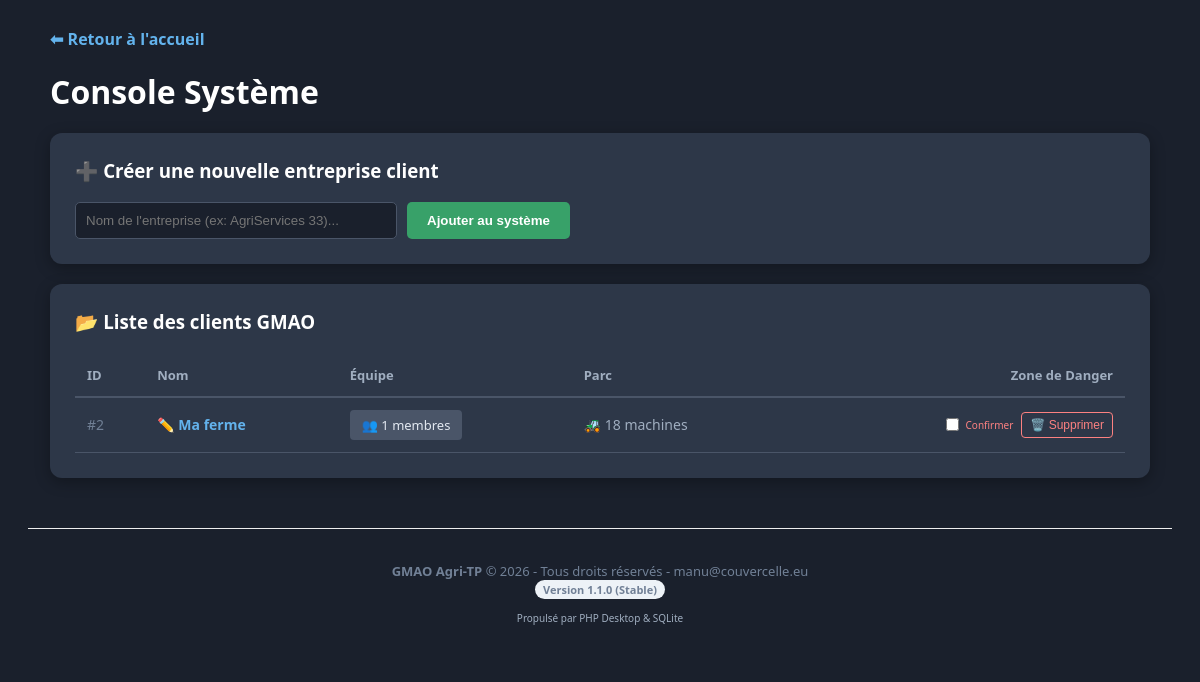
The app's page /super_admin.php (signed in) with its own data.
### tables this page shows
CREATE TABLE entreprises (
        id INTEGER PRIMARY KEY AUTOINCREMENT,
        nom TEXT NOT NULL,
        adresse TEXT DEFAULT NULL,
        date_creation DATETIME DEFAULT CURRENT_TIMESTAMP
    );

### super_admin.php (the view, shortened to what this page needs)
<?php
require_once 'db.php';
$query = "SELECT e.id, e.nom,
          (SELECT COUNT(*) FROM materiels WHERE entreprise_id = e.id) as nb_materiels,
          (SELECT COUNT(*) FROM utilisateurs WHERE entreprise_id = e.id) as nb_users
          FROM entreprises e ORDER BY e.nom ASC";
$entreprises = $pdo->query($query)->fetchAll();
?>
<!DOCTYPE html>
<html lang="fr">
<head>
</head>
<body>
<div class="container">
    <a href="index.php" style="color: #63b3ed; text-decoration: none; font-weight: bold;">⬅ Retour à l'accueil</a>
    <h1 style="margin: 20px 0;">Console Système</h1>
    <div class="card">
        <h3 style="margin-top:0;">➕ Créer une nouvelle entreprise client</h3>
        <form method="POST" style="display: flex; gap: 10px;">
            <input type="text" name="nouveau_nom" placeholder="Nom de l'entreprise (ex: AgriServices 33)..." required>
            <button type="submit" name="creer_entreprise" class="btn-creer">Ajouter au système</button>
        </form>
    </div>
    <div class="card">
        <h3 style="margin-top:0;">📂 Liste des clients GMAO</h3>
        <table>
            <thead>
                <tr>
                    <th>ID</th>
                    <th>Nom</th>
                    <th>Équipe</th>
                    <th>Parc</th>
                    <th style="text-align:right;">Zone de Danger</th>
                </tr>
            </thead>
            <tbody>
                <?php foreach($entreprises as $ent): ?>
                <tr>
                    <td style="color: #718096;">#<?= $ent['id'] ?></td>
                    <td>
                        <a href="modifier_entreprise.php?id=<?= $ent['id'] ?>" class="link-edit">
                            ✏️ <?= htmlspecialchars($ent['nom']) ?>
                        </a>
                    </td>
                    <td>
                        <a href="voir_membres.php?id_ent=<?= $ent['id'] ?>" class="btn-membres">
                            👥 <?= $ent['nb_users'] ?> membres
                        </a>
                    </td>
                    <td style="color: #a0aec0;">🚜 <?= $ent['nb_materiels'] ?> machines</td>
                    <td style="text-align:right;">
                        <form method="GET" class="suppr-box" style="justify-content: flex-end;">
                            <label style="font-size: 10px; color: #fc8181; display: flex; align-items: center; gap: 4px; cursor: pointer;">
                                <input type="checkbox" name="confirmer_suppr_ent" required> Confirmer
                            </label>
                            <button type="submit" class="btn-danger">🗑️ Supprimer</button>
                        </form>
                    </td>
                </tr>
                <?php endforeach; ?>
            </tbody>
        </table>
    </div>
</div>
<?php include 'footer.php'; ?>
</body>
</html>

### super_admin.php (style rules this page uses)
body { font-family: 'Segoe UI', sans-serif; background: #1a202c; color: white; padding: 20px; }
.container { max-width: 1100px; margin: auto; }
.card { background: #2d3748; border-radius: 12px; padding: 25px; box-shadow: 0 4px 15px rgba(0,0,0,0.3); margin-bottom: 20px; }
table { width: 100%; border-collapse: collapse; margin-top: 20px; }
th { text-align: left; color: #a0aec0; padding: 12px; border-bottom: 2px solid #4a5568; font-size: 13px; }
td { padding: 12px; border-bottom: 1px solid #4a5568; font-size: 14px; }
.btn-creer { background: #38a169; color: white; border: none; padding: 10px 20px; border-radius: 5px; cursor: pointer; font-weight: bold; }
input[type="text"] { background: #1a202c; border: 1px solid #4a5568; color: white; padding: 10px; border-radius: 5px; width: 300px; }
.link-edit { color: #63b3ed; text-decoration: none; font-weight: bold; }
.btn-membres { background: #4a5568; color: #e2e8f0; text-decoration: none; padding: 6px 12px; border-radius: 4px; font-size: 13px; display: inline-block; }
.suppr-box { display: flex; align-items: center; gap: 8px; }
.btn-danger { background: none; border: 1px solid #fc8181; color: #fc8181; padding: 5px 8px; border-radius: 4px; font-size: 12px; cursor: pointer; }

### records on screen
entreprises: id "2", nom "Ma ferme", nb_users "1", nb_materiels "18"
